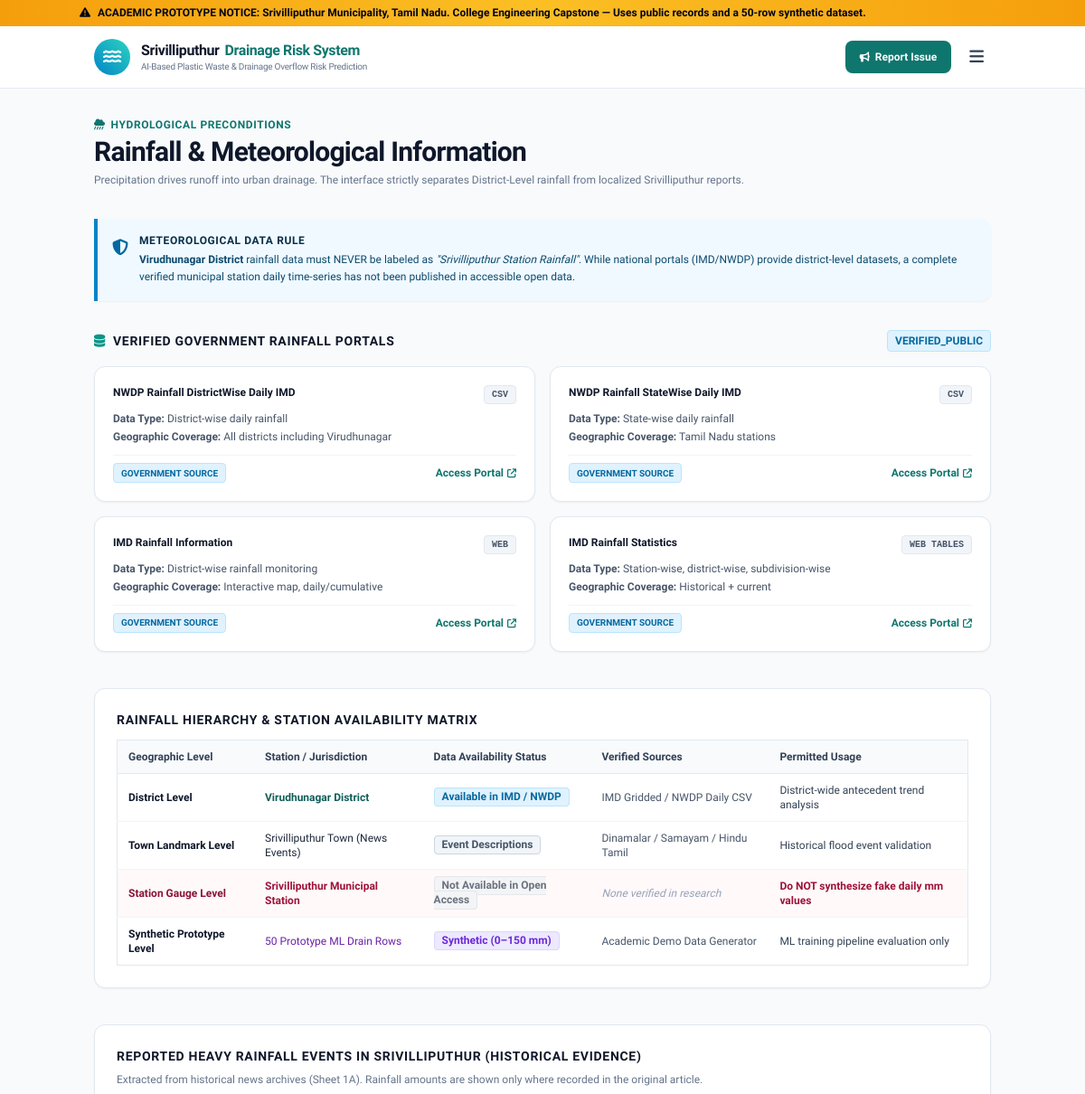
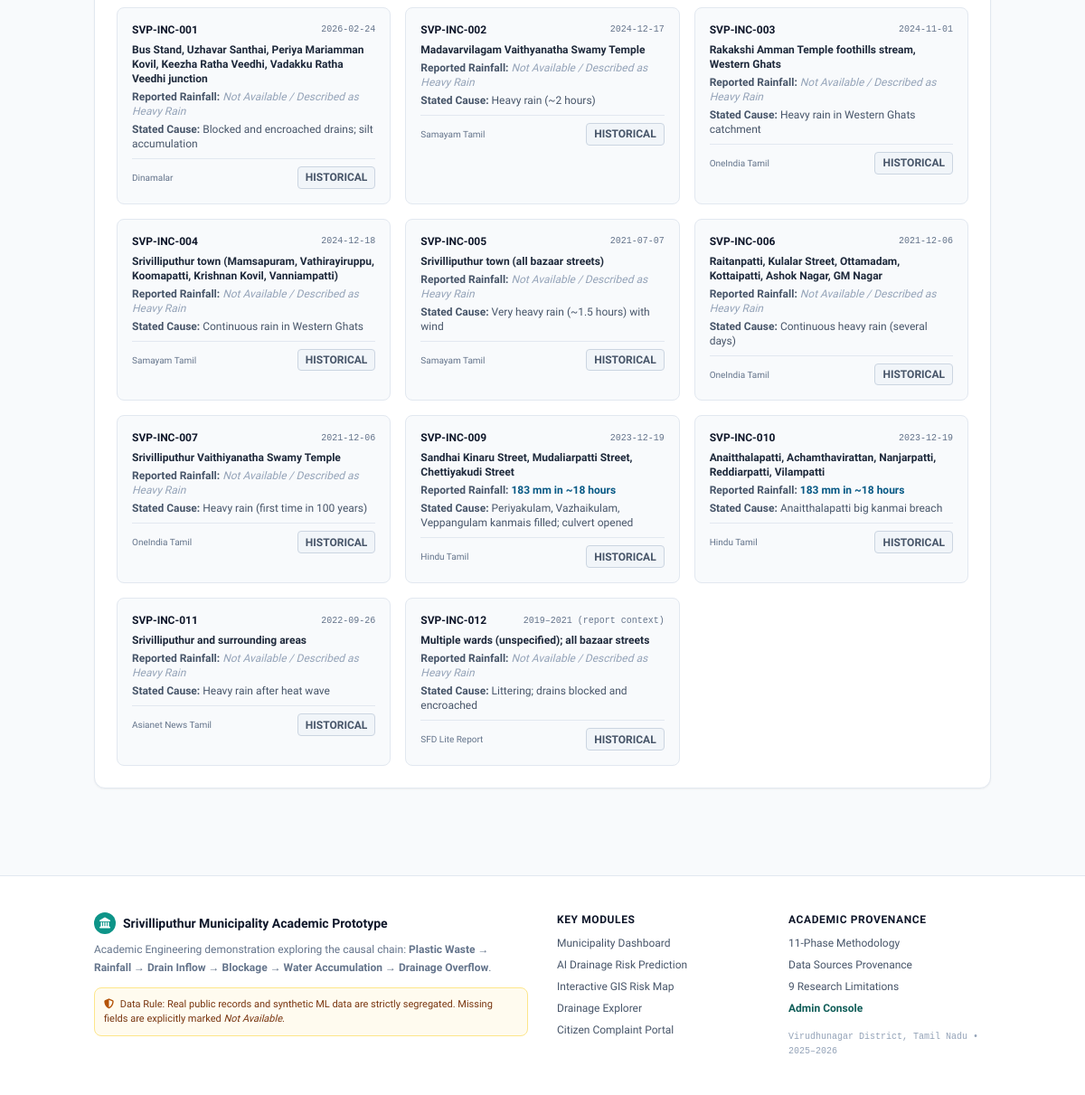
The page /rainfall on the database its author committed (2 pictures, top to bottom).
### tables this page shows
CREATE TABLE rainfall_portals (
        id INTEGER PRIMARY KEY AUTOINCREMENT,
        portal_name TEXT NOT NULL,
        data_type TEXT NOT NULL,
        coverage TEXT,
        format TEXT,
        source_url TEXT,
        data_source_type TEXT NOT NULL DEFAULT 'VERIFIED_PUBLIC'
    );

CREATE TABLE incidents (
        id INTEGER PRIMARY KEY AUTOINCREMENT,
        incident_id TEXT UNIQUE NOT NULL,
        date TEXT NOT NULL,
        location_street_area TEXT NOT NULL,
        ward_no TEXT,
        incident_type TEXT NOT NULL,
        rainfall_mm TEXT,
        reported_cause TEXT,
        impact TEXT,
        source TEXT,
        source_url TEXT,
        data_source_type TEXT NOT NULL DEFAULT 'HISTORICAL_PUBLIC'
    );

### app.py (the view)
@app.route('/rainfall')
def rainfall():
    conn = get_db()
    c = conn.cursor()
    c.execute("SELECT * FROM rainfall_portals")
    portals = [dict(row) for row in c.fetchall()]
    c.execute("SELECT * FROM incidents WHERE rainfall_mm != 'NOT_AVAILABLE' OR reported_cause LIKE '%rain%'")
    rain_incidents = [dict(row) for row in c.fetchall()]
    conn.close()
    return render_template('rainfall.html', portals=portals, rain_incidents=rain_incidents)

### app.py (called while the page is built)
def get_db():
    conn = sqlite3.connect(str(DB_PATH))
    conn.row_factory = sqlite3.Row
    return conn

@app.context_processor
def inject_global_context():
    return {
        'project_title': 'AI-Based Plastic Waste & Drainage Overflow Risk Prediction System',
        'municipality_name': 'Srivilliputhur Municipality',
        'state_name': 'Tamil Nadu',
        'prototype_disclaimer': 'Academic Demonstration Prototype — Built using public municipal records and a 50-row synthetic ML dataset. Not an official municipal deployment.',
        'current_year': '2026'
    }

### templates/rainfall.html (shortened to what this page needs)
{% extends "base.html" %}
{% block content %}
<div class="container mx-auto px-4 py-8">
  <div class="max-w-4xl mb-8">
    <div class="text-xs font-bold text-teal-700 uppercase tracking-wider mb-1 flex items-center gap-1.5">
      <i class="fa-solid fa-cloud-showers-heavy"></i> Hydrological Preconditions
    </div>
    <h1 class="text-2xl md:text-3xl font-extrabold text-slate-900 tracking-tight">
      Rainfall & Meteorological Information
    </h1>
    <p class="text-xs text-slate-500 mt-1 leading-relaxed">
      Precipitation drives runoff into urban drainage. The interface strictly separates District-Level rainfall from localized Srivilliputhur reports.
    </p>
  </div>
  <div class="p-4 bg-sky-50 border-l-4 border-sky-600 rounded-r-xl mb-8 shadow-sm">
    <div class="flex items-start gap-3">
      <i class="fa-solid fa-shield-halved text-sky-700 text-lg mt-0.5"></i>
      <div>
        <div class="text-xs font-bold text-sky-950 uppercase tracking-wider">Meteorological Data Rule</div>
        <p class="text-xs text-sky-900 mt-1 leading-relaxed">
          <strong>Virudhunagar District</strong> rainfall data must NEVER be labeled as <em>"Srivilliputhur Station Rainfall"</em>.
          While national portals (IMD/NWDP) provide district-level datasets, a complete verified municipal station daily time-series has not been published in accessible open data.
        </p>
      </div>
    </div>
  </div>
  <div class="mb-10">
    <div class="flex items-center justify-between mb-4">
      <h2 class="text-sm font-bold text-slate-900 uppercase tracking-wider flex items-center gap-2">
        <i class="fa-solid fa-database text-teal-600"></i> Verified Government Rainfall Portals
      </h2>
      <span class="badge-status-verified">VERIFIED_PUBLIC</span>
    </div>
    <div class="grid grid-cols-1 md:grid-cols-2 gap-4">
      {% for p in portals %}
      <div class="bg-white border border-slate-200 rounded-xl p-5 shadow-sm hover:shadow-md transition">
        <div class="flex items-start justify-between gap-2 mb-2">
          <h3 class="text-xs font-bold text-slate-900">{{ p.portal_name }}</h3>
          <span class="text-[10px] font-mono px-2 py-0.5 bg-slate-100 text-slate-600 rounded border border-slate-200 uppercase font-semibold">
            {{ p.format }}
          </span>
        </div>
        <div class="text-xs text-slate-600 mb-1"><strong>Data Type:</strong> {{ p.data_type }}</div>
        <div class="text-xs text-slate-600 mb-3"><strong>Geographic Coverage:</strong> {{ p.coverage }}</div>
        <div class="pt-2 border-t border-slate-100 flex items-center justify-between">
          <span class="badge-status-verified text-[10px]">GOVERNMENT SOURCE</span>
          <a href="{{ p.source_url }}" target="_blank" rel="noopener noreferrer" class="text-xs font-bold text-teal-700 hover:text-teal-900 flex items-center gap-1">
            Access Portal <i class="fa-solid fa-arrow-up-right-from-square text-[10px]"></i>
          </a>
        </div>
      </div>
      {% endfor %}
    </div>
  </div>
  <div class="bg-white border border-slate-200 rounded-xl p-6 shadow-sm mb-10">
    <h2 class="text-sm font-bold text-slate-900 uppercase tracking-wider mb-3">
      Rainfall Hierarchy & Station Availability Matrix
    </h2>
    <div class="overflow-x-auto">
      <table class="w-full text-xs text-left border border-slate-200 rounded-lg">
        <thead class="bg-slate-50 text-slate-700 font-semibold border-b border-slate-200">
          <tr>
            <th class="px-3 py-2.5">Geographic Level</th>
            <th class="px-3 py-2.5">Station / Jurisdiction</th>
            <th class="px-3 py-2.5">Data Availability Status</th>
            <th class="px-3 py-2.5">Verified Sources</th>
            <th class="px-3 py-2.5">Permitted Usage</th>
          </tr>
        </thead>
        <tbody class="divide-y divide-slate-100">
          <tr>
            <td class="px-3 py-2.5 font-bold text-slate-900">District Level</td>
            <td class="px-3 py-2.5 text-teal-800 font-semibold">Virudhunagar District</td>
            <td class="px-3 py-2.5"><span class="badge-status-verified">Available in IMD / NWDP</span></td>
            <td class="px-3 py-2.5 text-slate-600">IMD Gridded / NWDP Daily CSV</td>
            <td class="px-3 py-2.5 text-slate-700">District-wide antecedent trend analysis</td>
          </tr>
          <tr>
            <td class="px-3 py-2.5 font-bold text-slate-900">Town Landmark Level</td>
            <td class="px-3 py-2.5 text-slate-800">Srivilliputhur Town (News Events)</td>
            <td class="px-3 py-2.5"><span class="badge-status-historical">Event Descriptions</span></td>
            <td class="px-3 py-2.5 text-slate-600">Dinamalar / Samayam / Hindu Tamil</td>
            <td class="px-3 py-2.5 text-slate-700">Historical flood event validation</td>
          </tr>
          <tr class="bg-rose-50/40">
            <td class="px-3 py-2.5 font-bold text-rose-900">Station Gauge Level</td>
            <td class="px-3 py-2.5 text-rose-800 font-semibold">Srivilliputhur Municipal Station</td>
            <td class="px-3 py-2.5"><span class="badge-status-na">Not Available in Open Access</span></td>
            <td class="px-3 py-2.5 text-slate-400 italic">None verified in research</td>
            <td class="px-3 py-2.5 text-rose-800 font-semibold">Do NOT synthesize fake daily mm values</td>
          </tr>
          <tr>
            <td class="px-3 py-2.5 font-bold text-slate-900">Synthetic Prototype Level</td>
            <td class="px-3 py-2.5 text-purple-800">50 Prototype ML Drain Rows</td>
            <td class="px-3 py-2.5"><span class="badge-status-synthetic">Synthetic (0–150 mm)</span></td>
            <td class="px-3 py-2.5 text-slate-600">Academic Demo Data Generator</td>
            <td class="px-3 py-2.5 text-slate-700">ML training pipeline evaluation only</td>
          </tr>
        </tbody>
      </table>
    </div>
  </div>
  <div class="bg-white border border-slate-200 rounded-xl p-6 shadow-sm">
    <h2 class="text-sm font-bold text-slate-900 uppercase tracking-wider mb-2">
      Reported Heavy Rainfall Events in Srivilliputhur (Historical Evidence)
    </h2>
    <p class="text-xs text-slate-500 mb-4">
      Extracted from historical news archives (Sheet 1A). Rainfall amounts are shown only where recorded in the original article.
    </p>
    <div class="grid grid-cols-1 md:grid-cols-2 lg:grid-cols-3 gap-4">
      {% for inc in rain_incidents %}
      <div class="p-4 bg-slate-50 border border-slate-200 rounded-lg">
        <div class="flex items-center justify-between mb-1.5">
          <span class="font-bold text-slate-900 text-xs">{{ inc.incident_id }}</span>
          <span class="text-slate-500 font-mono text-[10px]">{{ inc.date }}</span>
        </div>
        <div class="text-xs font-semibold text-slate-800 mb-1">{{ inc.location_street_area }}</div>
        <div class="text-xs text-slate-600 mb-1">
          <strong>Reported Rainfall:</strong>
          {% if inc.rainfall_mm != 'NOT_AVAILABLE' %}
            <span class="font-bold text-sky-800">{{ inc.rainfall_mm }}</span>
          {% else %}
            <span class="text-slate-400 italic">Not Available / Described as Heavy Rain</span>
          {% endif %}
        </div>
        <div class="text-xs text-slate-600 mb-2">
          <strong>Stated Cause:</strong> {{ inc.reported_cause }}
        </div>
        <div class="pt-2 border-t border-slate-200 flex items-center justify-between text-[10px]">
          <span class="text-slate-500">{{ inc.source }}</span>
          <span class="badge-status-historical">HISTORICAL</span>
        </div>
      </div>
      {% endfor %}
    </div>
  </div>
</div>
{% endblock %}

### static/css/custom.css (style rules this page uses)
body { font-family: 'Plus Jakarta Sans', 'Inter', sans-serif; background-color: #f8fafc; color: #1e293b; }
code, pre, .font-mono { font-family: 'JetBrains Mono', monospace; }
.badge-status-verified { background-color: #e0f2fe; color: #0369a1; border: 1px solid #bae6fd; font-weight: 600; font-size: 0.75rem; padding: 0.15rem 0.5rem; border-radius: 0.25rem; }
.badge-status-historical { background-color: #f1f5f9; color: #475569; border: 1px solid #cbd5e1; font-weight: 600; font-size: 0.75rem; padding: 0.15rem 0.5rem; border-radius: 0.25rem; }
.badge-status-synthetic { background-color: #ede9fe; color: #6d28d9; border: 1px solid #ddd6fe; font-weight: 600; font-size: 0.75rem; padding: 0.15rem 0.5rem; border-radius: 0.25rem; }
.badge-status-na { background-color: #f3f4f6; color: #6b7280; border: 1px solid #e5e7eb; font-weight: 600; font-size: 0.75rem; padding: 0.15rem 0.5rem; border-radius: 0.25rem; }

### rows shown on the page
rainfall_portals: portal_name "NWDP Rainfall DistrictWise Daily IMD", format "CSV", data_type "District-wise daily rainfall", coverage "All districts including Virudhunagar"
rainfall_portals: portal_name "NWDP Rainfall StateWise Daily IMD", format "CSV", data_type "State-wise daily rainfall", coverage "Tamil Nadu stations"
rainfall_portals: portal_name "IMD Rainfall Information", format "WEB", data_type "District-wise rainfall monitoring", coverage "Interactive map, daily/cumulative"
rainfall_portals: portal_name "IMD Rainfall Statistics", format "WEB TABLES", data_type "Station-wise, district-wise, subdivision-wise", coverage "Historical + current"
incidents: incident_id "SVP-INC-001", date "2026-02-24", location_street_area "Bus Stand, Uzhavar Santhai, Periya Mariamman Kovil, Keezha Ratha Veedhi, Vadakku Ratha Veedhi junction", rainfall_mm "Not Available / Described as Heavy Rain", reported_cause "Blocked and encroached drains; silt accumulation", source "Dinamalar"
incidents: incident_id "SVP-INC-002", date "2024-12-17", location_street_area "Madavarvilagam Vaithyanatha Swamy Temple", rainfall_mm "Not Available / Described as Heavy Rain", reported_cause "Heavy rain (~2 hours)", source "Samayam Tamil"
incidents: incident_id "SVP-INC-003", date "2024-11-01", location_street_area "Rakakshi Amman Temple foothills stream, Western Ghats", rainfall_mm "Not Available / Described as Heavy Rain", reported_cause "Heavy rain in Western Ghats catchment", source "OneIndia Tamil"
incidents: incident_id "SVP-INC-004", date "2024-12-18", location_street_area "Srivilliputhur town (Mamsapuram, Vathirayiruppu, Koomapatti, Krishnan Kovil, Vanniampatti)", rainfall_mm "Not Available / Described as Heavy Rain", reported_cause "Continuous rain in Western Ghats", source "Samayam Tamil"
incidents: incident_id "SVP-INC-005", date "2021-07-07", location_street_area "Srivilliputhur town (all bazaar streets)", rainfall_mm "Not Available / Described as Heavy Rain", reported_cause "Very heavy rain (~1.5 hours) with wind", source "Samayam Tamil"
incidents: incident_id "SVP-INC-006", date "2021-12-06", location_street_area "Raitanpatti, Kulalar Street, Ottamadam, Kottaipatti, Ashok Nagar, GM Nagar", rainfall_mm "Not Available / Described as Heavy Rain", reported_cause "Continuous heavy rain (several days)", source "OneIndia Tamil"
incidents: incident_id "SVP-INC-007", date "2021-12-06", location_street_area "Srivilliputhur Vaithiyanatha Swamy Temple", rainfall_mm "Not Available / Described as Heavy Rain", reported_cause "Heavy rain (first time in 100 years)", source "OneIndia Tamil"
incidents: incident_id "SVP-INC-009", date "2023-12-19", location_street_area "Sandhai Kinaru Street, Mudaliarpatti Street, Chettiyakudi Street", rainfall_mm "183 mm in ~18 hours", reported_cause "Periyakulam, Vazhaikulam, Veppangulam kanmais filled; culvert opened", source "Hindu Tamil"
incidents: incident_id "SVP-INC-010", date "2023-12-19", location_street_area "Anaitthalapatti, Achamthavirattan, Nanjarpatti, Reddiarpatti, Vilampatti", rainfall_mm "183 mm in ~18 hours", reported_cause "Anaitthalapatti big kanmai breach", source "Hindu Tamil"
incidents: incident_id "SVP-INC-011", date "2022-09-26", location_street_area "Srivilliputhur and surrounding areas", rainfall_mm "Not Available / Described as Heavy Rain", reported_cause "Heavy rain after heat wave", source "Asianet News Tamil"
incidents: incident_id "SVP-INC-012", date "2019–2021 (report context)", location_street_area "Multiple wards (unspecified); all bazaar streets", rainfall_mm "Not Available / Described as Heavy Rain", reported_cause "Littering; drains blocked and encroached", source "SFD Lite Report"
